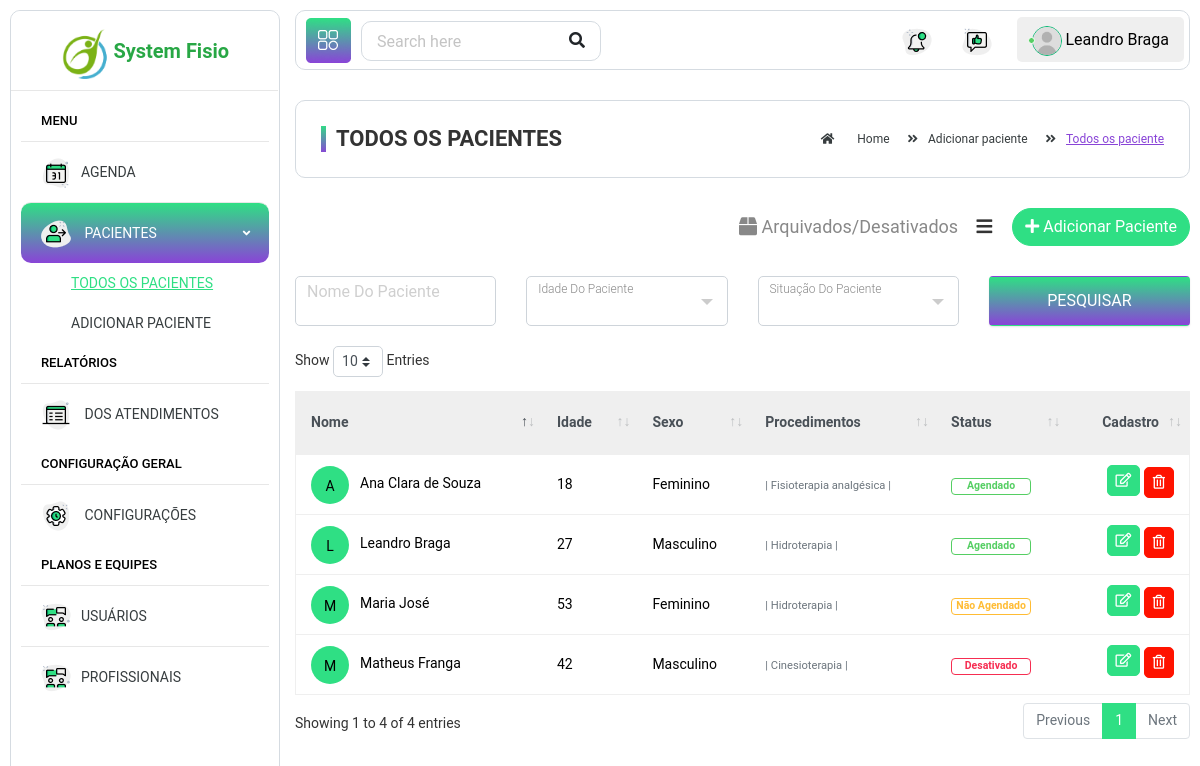
/all-pacientes.php (signed in), run on an earlier commit of the app's database.
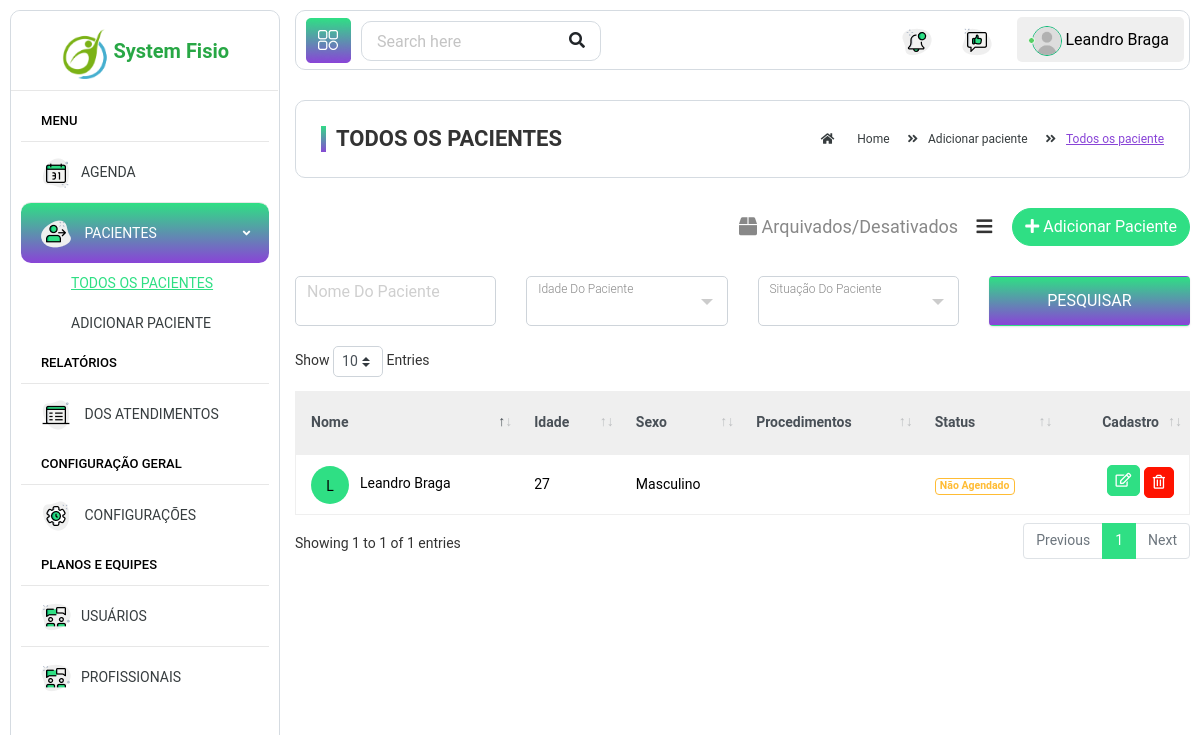
And on a later commit of the database.
### tables this page shows
CREATE TABLE `avaliacao_paciente` (
  `cod_avaliacao` int(11) NOT NULL,
  `ordem_paciente` int(11) DEFAULT NULL,
  `ordem_profissional` int(11) DEFAULT NULL,
  `qp_paciente` text DEFAULT NULL,
  `hma_paciente` text DEFAULT NULL,
  `tratamento_realizado` text DEFAULT NULL,
  `exames` varchar(100) DEFAULT NULL,
  `medicamentos` varchar(100) DEFAULT NULL,
  `cirurgia` varchar(100) DEFAULT NULL,
  `eva_paciente` int(15) DEFAULT NULL,
  `data_cad_avaliacao` date DEFAULT NULL,
  `data_atualizacao_av` date DEFAULT NULL
);

CREATE TABLE `pacientes` (
  `cod_paciente` int(11) NOT NULL,
  `nome_paciente` varchar(100) NOT NULL,
  `sexo_paciente` enum('M','F') NOT NULL,
  `cpf_paciente` char(16) DEFAULT NULL,
  `data_nasc_paciente` date DEFAULT NULL,
  `telefone_paciente` char(20) DEFAULT NULL,
  `rua_paciente` varchar(50) DEFAULT NULL,
  `bairro_paciente` varchar(50) DEFAULT NULL,
  `profissao_paciente` varchar(50) DEFAULT NULL,
  `sus_paciente` int(15) UNSIGNED DEFAULT NULL,
  `etnia_paciente` varchar(45) DEFAULT NULL,
  `diag_medico_paciente` text DEFAULT NULL,
  `cid_paciente` char(5) DEFAULT NULL,
  `diag_fisio_paciente` text DEFAULT NULL,
  `data_cad_paciente` date DEFAULT NULL,
  `data_atualizacao` date DEFAULT NULL
);

CREATE TABLE `tipo_recurso_tratamento` (
  `cod_tipo_recurso` int(11) NOT NULL,
  `ordem_avaliacao` int(11) DEFAULT NULL,
  `ordem_recurso` int(11) DEFAULT NULL,
  `data_cad_tipo_recurso` date DEFAULT NULL
);

CREATE TABLE `recurso_tratamento` (
  `cod_recurso` int(11) NOT NULL,
  `nome_recurso` varchar(50) NOT NULL,
  `data_cad_recurso` date DEFAULT NULL
);

CREATE TABLE `agendamento_paciente` (
  `cod_agendamento` int(11) NOT NULL,
  `ordem_paciente` int(11) DEFAULT NULL,
  `ordem_profissional_agendamento` int(11) DEFAULT NULL,
  `ordem_recurso_tratamento` int(11) DEFAULT NULL,
  `horario_inicio` time DEFAULT NULL,
  `horario_final` time DEFAULT NULL,
  `status` int(2) DEFAULT NULL,
  `observacao` text DEFAULT NULL,
  `data_cad_agendamento` date DEFAULT NULL,
  `data_update_agendamento` date DEFAULT NULL
);

### all-pacientes.php (the view, shortened to what this page needs)
<?php
include_once('./db/db-conection.php');
?>
<!DOCTYPE html>
<html lang="pt-br">
<head>
	<link href="../../../../css?family=Roboto:300,400,500,700,900" rel="stylesheet">
	<link rel="stylesheet" href="assets/css/bootstrap.min.css">
	<link rel="stylesheet" href="assets/plugins/fontawesome/css/all.min.css">
	<link rel="stylesheet" href="assets/plugins/fontawesome/css/fontawesome.min.css">
	<link rel="stylesheet" href="assets/css/select2.min.css">
	<link rel="stylesheet" href="assets/css/dataTables.bootstrap4.min.css">
	<link rel="stylesheet" href="assets/css/style.css">
	<link rel="stylesheet" href="assets/css/style-preload.css">
</head>
<body onload="loading()">
	<div class="main-wrapper">
		<div class="header-outer">
			<div class="header">
				<a id="toggle_btn" class="float-left" href="javascript:void(0);">
					<img src="assets/img/sidebar/icon-21.png" alt="">
				</a>
				<ul class="nav float-left">
					<li>
						<div class="top-nav-search">
							<form action="search.html">
								<input class="form-control" type="text" placeholder="Search here">
								<button class="btn" type="submit"><i class="fa fa-search"></i></button>
							</form>
						</div>
					</li>
				</ul>
				<ul class="nav user-menu float-right">
					<li class="nav-item dropdown d-none d-sm-block">
						<a href="#" class="dropdown-toggle nav-link" data-toggle="dropdown">
							<img src="assets/img/sidebar/icon-22.png" alt="">
						</a>
					</li>
					<li class="nav-item dropdown d-none d-sm-block">
						<a href="javascript:void(0);" id="open_msg_box" class="hasnotifications nav-link"><img src="assets/img/sidebar/icon-23.png" alt=""> </a>
					</li>
					<li class="nav-item dropdown has-arrow">
						<a href="#" class=" nav-link user-link" data-toggle="dropdown">
							<span class="user-img"><img class="rounded-circle" src="assets/img/user-06.jpg" width="30" alt="Admin">
								<span class="status online"></span></span>
							<span><?php echo $_SESSION['usuario']; ?></span>
						</a>
					</li>
				</ul>
			</div>
		</div>
		<div class="sidebar" id="sidebar">
			<div class="sidebar-inner slimscroll">
				<div id="sidebar-menu" class="sidebar-menu">
					<div class="header-left">
						<a href="index.php" class="logo">
							<img src="assets/img/logo1.png" width="50" height="50" alt="">
							<span class="text-success" style="font-family: sans-serif pridi regular;">System Fisio</span>
						</a>
					</div>
					<ul class="sidebar-ul">
						<li class="menu-title">Menu</li>
						<li>
							<a href="index.php"><img src="assets/img/sidebar/icon-6.png" alt="icon"><span>Agenda</span></a>
						</li>
						<li class="submenu">
							<a href="#"><img src="assets/img/sidebar/icon-2.png" alt="icon"> <span> Pacientes </span> <span class="menu-arrow"></span></a>
							<ul class="list-unstyled" style="display: none;">
								<li><a class="active" href="all-pacientes.php"><span>Todos os Pacientes</span></a></li>
								<li><a href="add-paciente.php"><span>Adicionar Paciente</span></a></li>
							</ul>
						</li>
						<li class="menu-title">RELATÓRIOS</li>
						<li>
							<a href="relatorio-atendimentos.php"><img src="assets/img/sidebar/icon-12.png" alt="icon">
								<span> dos atendimentos</span></a>
						</li>
						<li class="menu-title">Configuração geral</li>
						<li>
							<a href="settings.html"><img src="assets/img/sidebar/icon-14.png" alt="icon"> <span>Configurações</span></a>
						</li>
						<li class="menu-title"><span>Planos e equipes</span></li>
						<li>
							<a href="users.html"> <img src="assets/img/sidebar/icon-4.png" alt="icon"><span>Usuários</span></a>
						</li>
						<li>
							<a href="users.html"> <img src="assets/img/sidebar/icon-4.png" alt="icon"><span>Profissionais</span></a>
						</li>
					</ul>
				</div>
			</div>
		</div>
		<div class="page-wrapper">
			<div class="content container-fluid">
				<div class="page-header">
					<div class="row">
						<div class="col-lg-6 col-md-6 col-sm-6 col-12">
							<h5 class="text-uppercase mb-0 mt-0 page-title">
								Todos os pacientes
							</h5>
						</div>
						<div class="col-lg-6 col-md-6 col-sm-6 col-12">
							<ul class="breadcrumb float-right p-0 mb-0">
								<li class="breadcrumb-item">
									<a href="index.html"><i class="fas fa-home"></i> Home</a>
								</li>
								<li class="breadcrumb-item"><a href="add-paciente.php">Adicionar paciente</a></li>
								<li class="breadcrumb-item"><span> Todos os paciente</span></li>
							</ul>
						</div>
					</div>
				</div>
				<div class="row">
					<div class="col-sm-4 col-12"></div>
					<div class="col-sm-8 col-12 text-right add-btn-col">
						<a href="add-paciente.php" class="btn btn-primary btn-rounded float-right"><i class="fas fa-plus"></i> Adicionar Paciente</a>
						<div class="view-icons">
							<a href="arquivados-desativados.php" class="grid-view btn btn-link"> <i class="fas fa-box"></i> Arquivados/Desativados</a>
							<a href="all-pacientes.php" class="list-view btn btn-link active"><i class="fas fa-bars"></i></a>
						</div>
					</div>
				</div>
				<div class="content-page">
					<div class="row filter-row">
						<div class="col-sm-6 col-md-3">
							<div class="form-group form-focus">
								<input type="text" class="form-control floating" />
								<label class="focus-label">Nome do paciente</label>
							</div>
						</div>
						<div class="col-sm-6 col-md-3">
							<div class="form-group form-focus select-focus">
								<label class="focus-label">Idade do Paciente</label>
							</div>
						</div>
						<div class="col-sm-6 col-md-3">
							<div class="form-group form-focus select-focus">
								<label class="focus-label">Situação do Paciente</label>
							</div>
						</div>
						<div class="col-sm-6 col-md-3">
							<a href="#" class="btn btn-search rounded btn-block mb-3">
								Pesquisar
							</a>
						</div>
					</div>
					<div class="row ">
						<div class="col-lg-12 mb-3">
							<div class="table-responsive">
								<table class="table custom-table datatable">
									<thead class="thead-light">
										<tr>
											<th>Nome</th>
											<th>Idade </th>
											<th>Sexo</th>
											<th>Procedimentos</th>
											<th>Status</th>
											<th class="text-right">Cadastro</th>
										</tr>
									</thead>
									<tbody>
										<?php
										$querySelectPaciente = "SELECT p.cod_paciente, p.nome_paciente, a.cod_avaliacao, p.data_nasc_paciente, p.sexo_paciente FROM
										pacientes p join avaliacao_paciente a on a.ordem_paciente = p.cod_paciente
										 ORDER BY nome_paciente ";
										$queryResultPaciente = $mysqli->query($querySelectPaciente);
										if (mysqli_affected_rows($mysqli) > 0) {
											while ($row_cont_paciente = mysqli_fetch_array($queryResultPaciente)) {
												$codPaciente = $row_cont_paciente['cod_paciente'];
												$nomePaciente = $row_cont_paciente['nome_paciente'];
												$codAvaliacao = $row_cont_paciente['cod_avaliacao'];
												$sexoPaciente = $row_cont_paciente['sexo_paciente'];
												$dataNacPaciente = $row_cont_paciente['data_nasc_paciente'];
												$dataNascimento = $dataNacPaciente;
												$date = new DateTime($dataNascimento);
												$interval = $date->diff(new DateTime(date('Y-m-d')));
												$idadePaciente =  $interval->format('%Y');
										?>
												<tr>
													<td>
														<h2>
															<form action="about-paciente.php" method="post">
																<a class="avatar text-white">
																	<button type="submit" name="codPaciente" value="<?php echo $codPaciente; ?>" style="border: none; background:none;"><?php echo substr($nomePaciente, 0, 1); ?></button>
																</a>
															</form>
															<form action="about-paciente.php" method="post">
																<button type="submit" name="codPaciente" value="<?php echo $codPaciente; ?>" style="border: none; background:none;">
																	<?php echo $nomePaciente; ?> <span></span>
																</button>
															</form>
														</h2>
													</td>
													<td><?php echo $idadePaciente; ?></td>
													<td><?php if ($sexoPaciente == 'M') {
															echo "Masculino";
														} else {
															echo "Feminino";
														}  ?></td>
													<td>
														<?php
														$querySelRecurso = "SELECT rt.nome_recurso, trt.cod_tipo_recurso  from tipo_recurso_tratamento trt join recurso_tratamento rt on trt.ordem_recurso = rt.cod_recurso WHERE ordem_avaliacao = '$codAvaliacao'  ORDER BY trt.cod_tipo_recurso desc limit 1 ";
														$queryResulRecurso = $mysqli->query($querySelRecurso);
														while ($row_cont_recurso = mysqli_fetch_array($queryResulRecurso)) {
															$nomeRecurso = $row_cont_recurso['nome_recurso'];
														?>
															<span class="small text-muted"><?php echo ' | ' . $nomeRecurso . ' | '; ?></span>
														<?php  } ?>
													</td>
													<?php
													$query_paciente_age = "SELECT ordem_paciente, status from agendamento_paciente where ordem_paciente = '$codPaciente' ORDER BY cod_agendamento desc limit 1 ";
													$result = $mysqli->query($query_paciente_age);
													$row_cont_recurso = mysqli_fetch_array($result);
													$status = isset($row_cont_recurso['status']) ? $row_cont_recurso['status'] : null;
													if (mysqli_affected_rows($mysqli) > 0) {
														if ($status == '1') {
															$agendado = "Agendado";
															$status = "badge-success-border";
														} else if ($status == '2') {
															$agendado = "Recebeu alta";
															$status = "badge-info-border";
														} else if ($status == '3') {
															$agendado = "Desativado";
															$status = "badge-danger-border";
														}
													} else {
														$agendado = "Não Agendado";
														$status = "badge badge-warning-border";
													}
													?>
													<td>
														<span class="badge <?php echo $status; ?>"><?php echo $agendado; ?></span>
													</td>
													<form action="edit-paciente.php" method="post">
														<td class="text-right ">
															<button type="submit" name="cod-paciente" value="<?php echo $codPaciente; ?>" class="btn btn-primary btn-sm mb-2">
																<i class="far fa-edit"></i>
															</button>
													</form>
													<button data-toggle="modal" codPaciente="<?php echo $codPaciente; ?>" nomePaciente="<?php echo $nomePaciente; ?>" data-target="#delete_employee" class="btn btn-danger btn-sm mb-1 btn_delete">
														<i class="far fa-trash-alt"></i>
													</button>
												</tr>
											<?php
											}
											}  ?>
									</tbody>
								</table>
							</div>
						</div>
					</div>
				</div>
			</div>
		</div>
	</div>
</body>
</html>

### assets/css/style-preload.css (style rules this page uses)
.main-wrapper { display: none; }

What changed in the data, as far as the page shows it:
removed avaliacao_paciente: ordem_paciente.nome_paciente "A", ordem_paciente.nome_paciente "Ana Clara de Souza", ordem_paciente.data_nasc_paciente "18", shows "Feminino", agendamento_paciente.status "Agendado"
removed tipo_recurso_tratamento: ordem_recurso.nome_recurso "Fisioterapia analgésica", shown under "A"
removed avaliacao_paciente: ordem_paciente.nome_paciente "L", ordem_paciente.nome_paciente "Leandro Braga", ordem_paciente.data_nasc_paciente "27", shows "Masculino", agendamento_paciente.status "Agendado"
removed tipo_recurso_tratamento: ordem_recurso.nome_recurso "Hidroterapia", shown under "L"
removed avaliacao_paciente: ordem_paciente.nome_paciente "M", ordem_paciente.nome_paciente "Maria José", ordem_paciente.data_nasc_paciente "53", shows "Feminino", agendado "Não Agendado"
removed tipo_recurso_tratamento: ordem_recurso.nome_recurso "Hidroterapia", shown under "M"
removed avaliacao_paciente: ordem_paciente.nome_paciente "M", ordem_paciente.nome_paciente "Matheus Franga", ordem_paciente.data_nasc_paciente "42", shows "Masculino", agendamento_paciente.status "Desativado"
removed tipo_recurso_tratamento: ordem_recurso.nome_recurso "Cinesioterapia", shown under "M"
added avaliacao_paciente: ordem_paciente.nome_paciente "L", ordem_paciente.nome_paciente "Leandro Braga", ordem_paciente.data_nasc_paciente "27", shows "Masculino", agendado "Não Agendado"
Also different on the page:
text written by a page script: "Show Entries Showing 1 to 4 of 4 entries Previous 1 Next" → "Show Entries Showing 1 to 1 of 1 entries Previous 1 Next"
